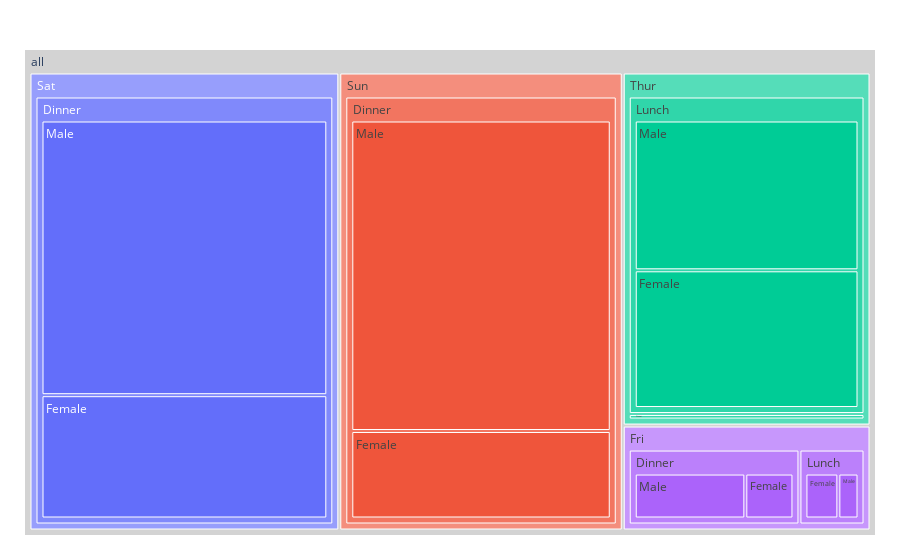

The notebook cell saved with this chart:
### Code cell
import plotly.express as px
df = px.data.tips()
fig = px.treemap(df, path=[px.Constant("all"), 'day', 'time', 'sex'], values='total_bill')
fig.update_traces(root_color="lightgrey")
fig.update_layout(margin = dict(t=50, l=25, r=25, b=25))
fig.show()

### Figure 1 — Plotly figure (JSON) as saved in the notebook; plotly's stock layout.template omitted (floating-point values rounded to 4 significant figures)
{"data": [{"branchvalues": "total", "domain": {"x": [0, 1], "y": [0, 1]}, "hovertemplate": "labels=%{label}<br>total_bill=%{value}<br>parent=%{parent}<br>id=%{id}<extra></extra>", "ids": ["all/Fri/Dinner/Female", "all/Sat/Dinner/Female", "all/Sun/Dinner/Female", "all/Thur/Dinner/Female", "all/Fri/Lunch/Female", "all/Thur/Lunch/Female", "all/Fri/Dinner/Male", "all/Sat/Dinner/Male", "all/Sun/Dinner/Male", "all/Fri/Lunch/Male", "all/Thur/Lunch/Male", "all/Fri/Dinner", "all/Sat/Dinner", "all/Sun/Dinner", "all/Thur/Dinner", "all/Fri/Lunch", "all/Thur/Lunch", "all/Fri", "all/Sat", "all/Sun", "all/Thur", "all"], "labels": ["Female", "Female", "Female", "Female", "Female", "Female", "Male", "Male", "Male", "Male", "Male", "Dinner", "Dinner", "Dinner", "Dinner", "Lunch", "Lunch", "Fri", "Sat", "Sun", "Thur", "all"], "name": "", "parents": ["all/Fri/Dinner", "all/Sat/Dinner", "all/Sun/Dinner", "all/Thur/Dinner", "all/Fri/Lunch", "all/Thur/Lunch", "all/Fri/Dinner", "all/Sat/Dinner", "all/Sun/Dinner", "all/Fri/Lunch", "all/Thur/Lunch", "all/Fri", "all/Sat", "all/Sun", "all/Thur", "all/Fri", "all/Thur", "all", "all", "all", "all", ""], "root": {"color": "lightgrey"}, "type": "treemap", "values": [71.55, 551.0, 357.7, 18.78, 55.76, 516.1, 164.4, 1227.0, 1269.0, 34.16, 561.4, 236.0, 1778.0, 1627.0, 18.78, 89.92, 1078.0, 325.9, 1778.0, 1627.0, 1096.0, 4828.0]}], "layout": {"autosize": true, "legend": {"tracegroupgap": 0}, "margin": {"b": 25, "l": 25, "r": 25, "t": 50}}}
